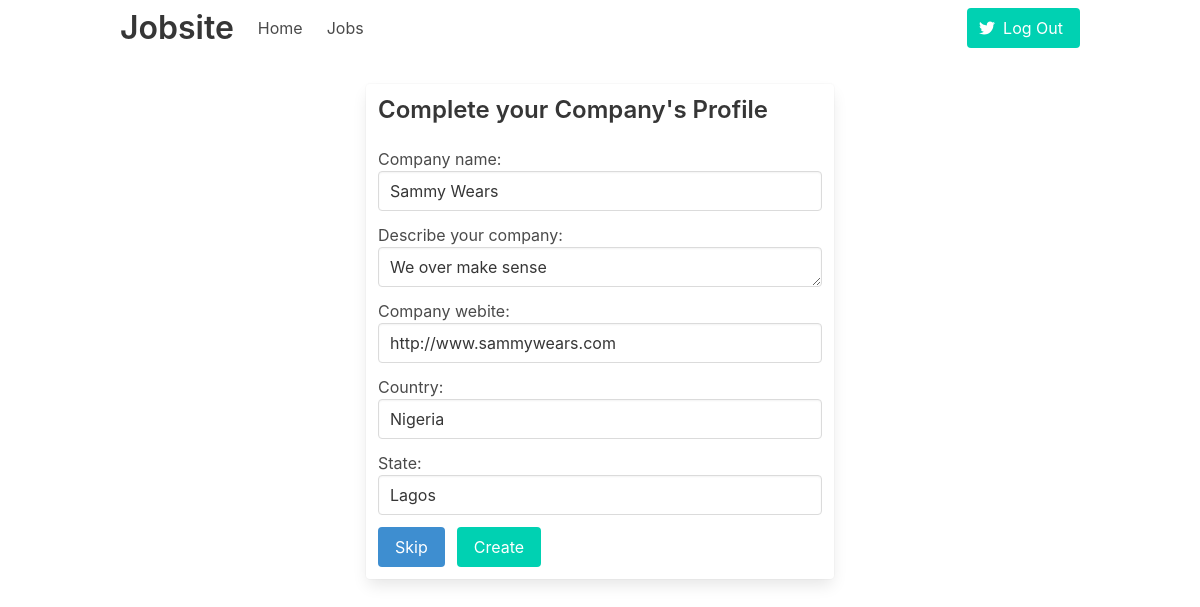
The page /reg/company/5/ (signed in) on the database its author committed.
### accounts/models.py (models this page shows, shortened)
class Company(models.Model):
    user        = models.OneToOneField(User, on_delete=models.CASCADE)
    name        = models.CharField(_('company name'), max_length=50, null=True, blank=True)
    description = models.TextField(_('describe your company'), null=True, blank=True)
    website     = models.URLField(_('company webite'), null=True, blank=True)
    country     = models.CharField(max_length=40, null=True, blank=True)
    state       = models.CharField(max_length=40, null=True, blank=True)
    address     = models.CharField(_('company address'), max_length=120, null=True, blank=True)
    class Meta:
        verbose_name_plural = 'Companies'

### accounts/views.py (the view)
# urls.py: path('reg/company/<int:pk>/', UpdateCompany.as_view(extra_context={'title': 'Complete your Company\'s Profile'}), name='reg_company'),
class UpdateCompany(CompanyRequiredMixin, UpdateView):
    model = Company
    fields = ('name', 'description', 'website', 'country', 'state')
    template_name = 'accounts/complete_reg.html'
    success_url = '/company/home'

### accounts/mixins.py (called while the page is built)
    def test_func(self):
        return self.request.user.is_active and self.request.user.is_employer

### accounts/templates/accounts/complete_reg.html (shortened to what this page needs)
{% extends "base.html" %}
{% block content %}
<section>
    <div class="container pd-center mg-top">
        <div class="columns">
            <div class="column is-half is-offset-one-quarter card">
                <h1 class="title is-4">{% if title %} {{title}} {% endif %}</h1>
                <form action="" method="post" novalidate>
                    {% include 'base/form.html' with btn_text='Login' %}
                    <div class="field is-grouped">
                        <div class="control">
                            <a href="{% url 'applicant_home' %}" class="button is-info">Skip</a>
                        </div>
                        <div class="control">
                            <input type="submit" class="button is-primary" value="Create">
                        </div>
                    </div>
                </form>
            </div>
        </div>
    </div>
</section>
{% endblock content %}

### templates/base/form.html (shortened to what this page needs)
{% load widget_tweaks %}
{% for field in form %}
    <div class="field">
    {{ field.label_tag }}
    {% if form.is_bound %}
        {% if field.errors %}
        {% render_field field class="input is-danger" %}
        {% for error in field.errors %}
            <p class="help is-danger">
            {{ error }}
            </p>
        {% endfor %}
        {% else %}
            {% render_field field class="input" %}
        {% endif %}
    {% else %}
        {% render_field field class="input" %}
    {% endif %}
    </div>
{% endfor %}

### static/css/style.css (style rules this page uses)
.pd-center { padding: 0px 24px; }
.mg-top { margin-top: 40px; }

### rows shown on the page
Company: name "Sammy Wears" "We over make sense" "http://www.sammywears.com" "Nigeria" "Lagos"

### other values the page prints
{{ title }} "Complete your Company's Profile"
{{ field.label_tag }} "Company name:" "Describe your company:" "Company webite:" "Country:" "State:"
